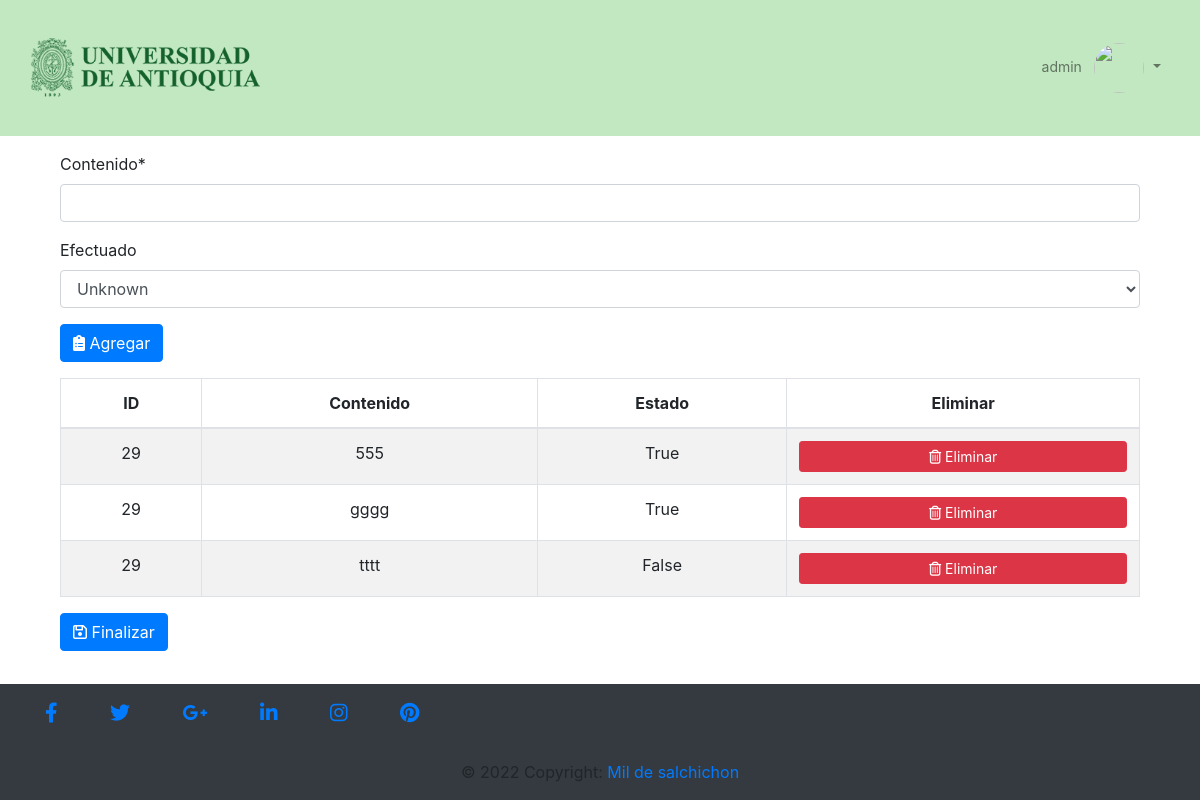
Page /manage_project/make_project/make_objective/29 (signed in) on the earlier database version.
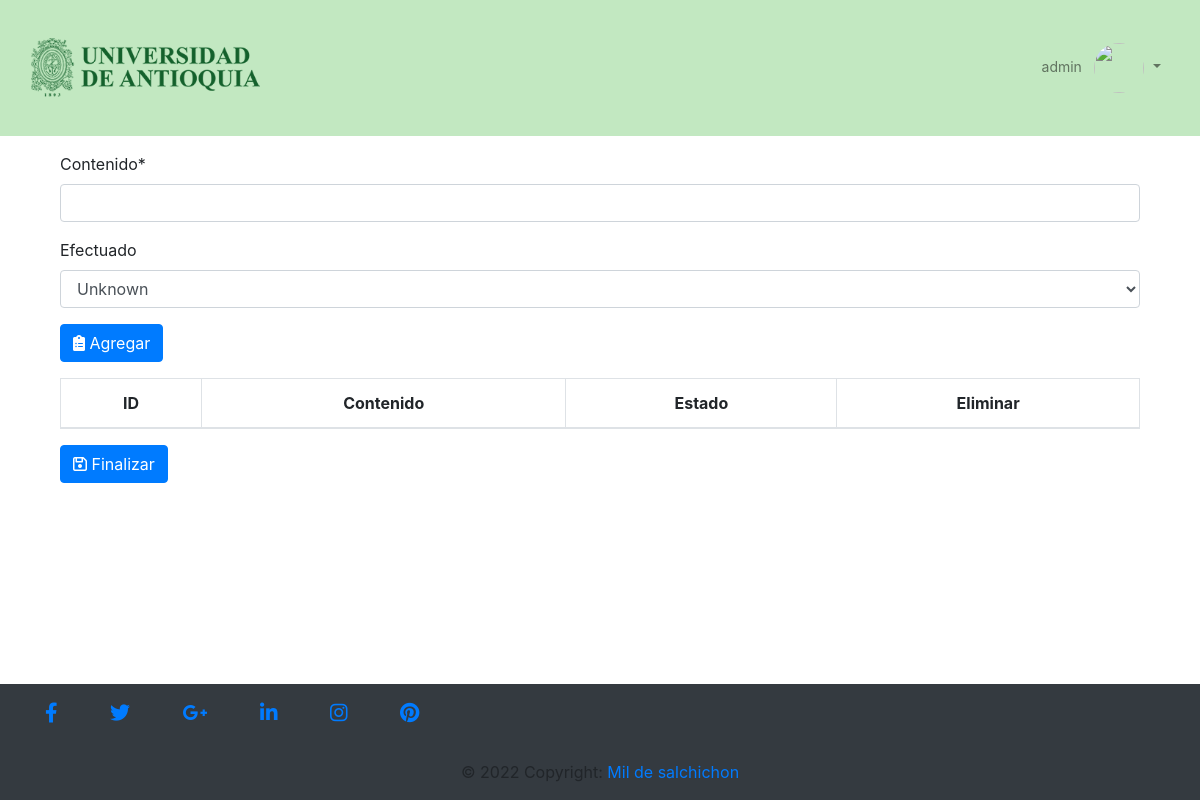
Same page on the later database version.
### gestion/models.py (models this page shows, shortened)
class Objetivos_especificos(models.Model):
    proyecto = models.ForeignKey(Proyecto,on_delete=models.CASCADE,null=True)
    contenido = models.CharField(max_length=100)
    estado = models.BooleanField(null=True,verbose_name="Efectuado")
    class meta:
        db_table= 'objetivos_especificos'
        verbose_name= 'Objetivo especifico'
        verbose_name_plural='Objetivos especificos'
        ordering=['id']

class Proyecto(models.Model):
    estados = (('FFinalizado','Finalizado'),('En ejecucion','En ejecucion'))
    nombre = models.CharField(max_length=100)
    objetivo_general = models.CharField(max_length=100)
    fecha_inicio = models.DateField()
    fecha_fin = models.DateField()
    director = models.ForeignKey(User, on_delete=models.CASCADE)
    presupuesto = models.CharField(max_length=100)
    porcentaje_avance = models.IntegerField(null = True)
    estado = models.CharField(max_length=20, choices=estados)
    class meta:
        db_table= 'proyecto'
        verbose_name= 'Proyecto'
        verbose_name_plural='Proyectos'
        ordering=['id']

### gestion/views.py (the view, shortened to what this page needs)
# urls.py: path('manage_project/make_project/make_objective/<int:project_id>', make_objective, name="make_objective"),
def make_objective(request, project_id):
    form=FormObjetivosEspecificos()
    targets = Objetivos_especificos.objects.filter(proyecto = project_id)
    return render(request, "make_objective.html",{"form": form ,'targets':targets,"project_id":project_id})

### gestion/forms.py
class FormObjetivosEspecificos(forms.ModelForm):
    class Meta:
        model = Objetivos_especificos
        fields = ('contenido','estado')

### Templates/make_objective.html (shortened to what this page needs)
{% extends 'index.html' %}
{% load crispy_forms_tags %}
{% block content %}
<div class="container">
    <form method="POST" action="" class="mt-3" autocomplete="off" enctype="multipart/form-data">
        {{ form|crispy }}
        <button type="submit" class="btn btn-primary"><i class="fa-solid fa-clipboard-list"></i></i> Agregar</button>
    </form>
</div>
<div class="container">
    <table class="table table-striped table-bordered" id="mydatatable">
        <thead>
            <tr class="text-center">
                <th scope="col">ID</th>
                <th scope="col">Contenido</th>
                <th scope="col">Estado</th>
                <th scope="col">Eliminar</th>
            </tr>
        </thead>
        <tbody>
            {% for target in targets %}
                <tr class="text-center">
                    <td>{{ target.proyecto.id}}</td>
                    <td>{{ target.contenido }}</td>
                    <td>{{ target.estado }}</td>
                    <td><a class="link btn btn-sm btn-block btn-danger" href="{%url 'delete_objective' target.id %}"><i class="fa-regular fa-trash-can"></i> Eliminar</a>
                    </td>
                </tr>
            {% endfor %}
        </tbody>
    </table>
    <a href="{%url 'admin_project' project_id%}" class="btn btn-primary"><i class="fa-regular fa-floppy-disk"></i> Finalizar</a>
</div>
{% endblock %}

Differences in the rows shown:
removed Objetivos_especificos: proyecto.id "29", contenido "555", estado "True"
removed Objetivos_especificos: proyecto.id "29", contenido "gggg", estado "True"
removed Objetivos_especificos: proyecto.id "29", contenido "tttt", estado "False"
